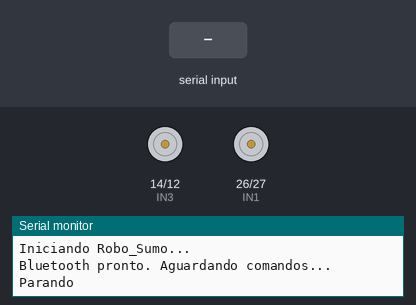
Bench run of a sketch on a simulated ESP32. Shown: motor-driver pin pairs drawn as motors (green arrow = first pin HIGH = forward, orange = second pin HIGH = backward, longer = more drive), the last lines printed to the serial monitor. The test bench sets the inputs (shaded band). Nothing arrives over Bluetooth unless stated.

Above: at 1.2 s.
1.3 s: "F" received over the second serial link
At 1.7 s:
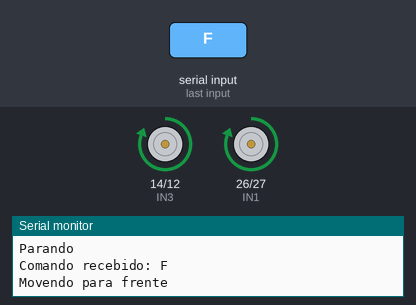
2.8 s: "T" received over the second serial link
At 4.0 s:
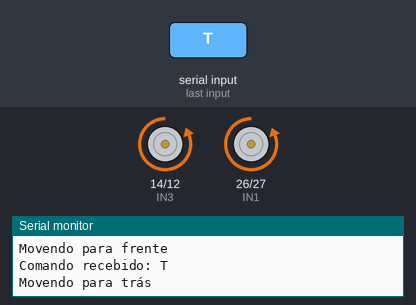
4.3 s: "D" received over the second serial link
At 5.2 s:
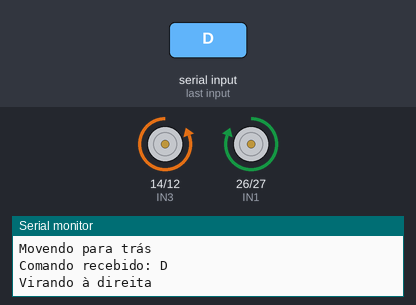
5.8 s: "E" received over the second serial link
At 6.3 s:
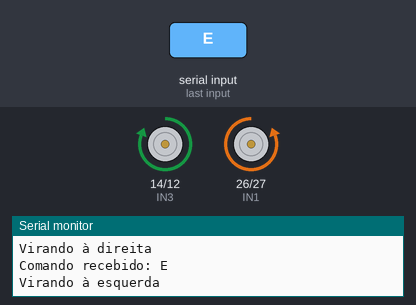
Timing chart, 0 to 8.3 s (numbered marks = the images above; inputs shaded):
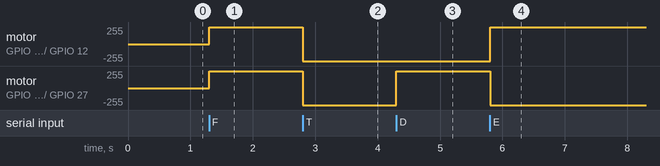

The sketch:

Antony.ino
```cpp
#include "BluetoothSerial.h"
#include "driver/gpio.h"

BluetoothSerial SerialBT;

// Pinos dos motores
#define IN1 GPIO_NUM_26
#define IN2 GPIO_NUM_27
#define IN3 GPIO_NUM_14
#define IN4 GPIO_NUM_12

// Enum para os comandos
enum Comando {
  FRENTE = 'F',
  TRAS   = 'T',
  DIREITA= 'D',
  ESQUERDA='E',
  PARAR  = 'P',
  INVALIDO = '?'
};

void setup() {
  Serial.begin(115200);
  Serial.println("Iniciando Robo_Sumo...");

  SerialBT.begin("Robo_Sumo");
  Serial.println("Bluetooth pronto. Aguardando comandos...");

  gpio_set_direction(IN1, GPIO_MODE_OUTPUT);
  gpio_set_direction(IN2, GPIO_MODE_OUTPUT);
  gpio_set_direction(IN3, GPIO_MODE_OUTPUT);
  gpio_set_direction(IN4, GPIO_MODE_OUTPUT);

  parar();
}

void loop() {
  if (SerialBT.available()) {
    char entrada = SerialBT.read();
    Serial.print("Comando recebido: ");
    Serial.println(entrada);

    Comando comando = interpretarComando(entrada);
    executarComando(comando);
  }
}

// Traduz char para Comando (enum)
Comando interpretarComando(char c) {
  switch (c) {
    case 'F': return FRENTE;
    case 'T': return TRAS;
    case 'D': return DIREITA;
    case 'E': return ESQUERDA;
    case 'P': return PARAR;
    default:  return INVALIDO;
  }
}

// Executa comando com verificação
void executarComando(Comando cmd) {
  switch (cmd) {
    case FRENTE: frente(); break;
    case TRAS: tras(); break;
    case DIREITA: direita(); break;
    case ESQUERDA: esquerda(); break;
    case PARAR: parar(); break;
    case INVALIDO:
      SerialBT.println("Comando inválido.");
      Serial.println("Comando inválido recebido.");
      break;
  }
}

// Funções de movimento
inline void frente() {
  gpio_set_level(IN1, 1); gpio_set_level(IN2, 0);
  gpio_set_level(IN3, 1); gpio_set_level(IN4, 0);
  Serial.println("Movendo para frente");
}

inline void tras() {
  gpio_set_level(IN1, 0); gpio_set_level(IN2, 1);
  gpio_set_level(IN3, 0); gpio_set_level(IN4, 1);
  Serial.println("Movendo para trás");
}

inline void direita() {
  gpio_set_level(IN1, 1); gpio_set_level(IN2, 0);
  gpio_set_level(IN3, 0); gpio_set_level(IN4, 1);
  Serial.println("Virando à direita");
}

inline void esquerda() {
  gpio_set_level(IN1, 0); gpio_set_level(IN2, 1);
  gpio_set_level(IN3, 1); gpio_set_level(IN4, 0);
  Serial.println("Virando à esquerda");
}

inline void parar() {
  gpio_set_level(IN1, 0); gpio_set_level(IN2, 0);
  gpio_set_level(IN3, 0); gpio_set_level(IN4, 0);
  Serial.println("Parando");
}
```

Measured:
- after the input at 1.3 s, motor on GPIO 14 (IN3) / GPIO 12 (IN4), motor on GPIO 26 (IN1) / GPIO 27 (IN2): stopped → forward 255/255 at once
- after the input at 2.8 s, motor on GPIO 14 (IN3) / GPIO 12 (IN4), motor on GPIO 26 (IN1) / GPIO 27 (IN2): forward 255/255 → backward 255/255 at once
- after the input at 4.3 s, motor on GPIO 26 (IN1) / GPIO 27 (IN2): backward 255/255 → forward 255/255 at once
- after the input at 5.8 s, motor on GPIO 14 (IN3) / GPIO 12 (IN4): backward 255/255 → forward 255/255 at once; motor on GPIO 26 (IN1) / GPIO 27 (IN2): forward 255/255 → backward 255/255 at once
